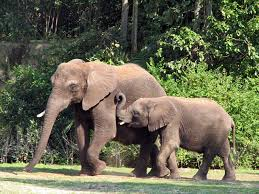
#> input picture 01_sandbox/elephant.jpg, 259 x 194 px
$ python affine_trainnig.py
#> lines starting #> are read from the running program, lines starting #| are printed output that depends on the picture
import cv2
import numpy as np

img = cv2.imread('elephant.jpg')
#> img is the input picture: shape (194, 259, 3); mean B, G, R 82.2, 104.2, 103.8
h, w = img.shape[:2]
#> h = 194; w = 259

M_rotate1 = cv2.getRotationMatrix2D((w//2, h//2), 150, 0.5)
M_rotate2 = cv2.getRotationMatrix2D((int(w *0.75), int(h *0.75)), -80, 2)
result1 = cv2.warpAffine(img, M_rotate1, (w, h))
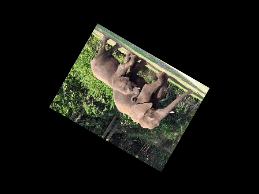
#> result1: shape (194, 259, 3); mean B, G, R 20.6, 26.1, 26
result2 = cv2.warpAffine(img, M_rotate2, (w*2, h*2))
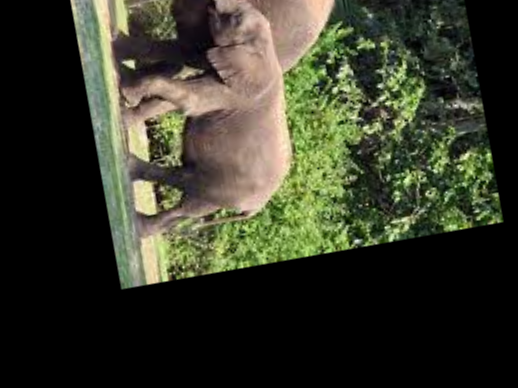
#> result2: shape (388, 518, 3); mean B, G, R 41.3, 56.7, 54.8
# наклон
# 1
pts1 = np.float32([[0, 0], [w-1, 0], [0, h-1]])
#> pts1 = [[0, 0], [258, 0], [0, 193]]
# 2
pts2 = np.float32([[0, 0], [w-1, 30], [50, h-1]])
#> pts2 = [[0, 0], [258, 30], [50, 193]]
# 3
pts3 = np.float32([[20, 30], [w-20, 50], [5, h-40]])
#> pts3 = [[20, 30], [239, 50], [5, 154]]
# 4
pts4 = np.float32([[20, 30], [w-5, 15], [2, h-9]])
M3 = cv2.getAffineTransform(pts1, pts2)
M4 = cv2.getAffineTransform(pts3, pts4)
result3 = cv2.warpAffine(img, M3, (w, h))
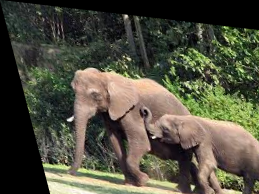
#> result3: shape (194, 259, 3); mean B, G, R 64.3, 79.8, 81.1
result4 = cv2.warpAffine(img, M4, (w*2, h*2))
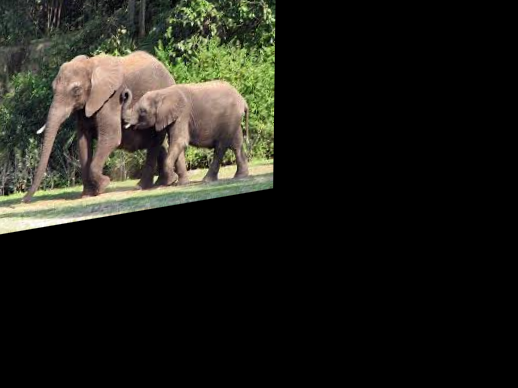
#> result4: shape (388, 518, 3); mean B, G, R 25, 31.6, 31.8
cv2.imshow('img', img)
# cv2.imshow('result1', result1)
# cv2.imshow('result2', result2)
cv2.imshow('result3', result3)
cv2.imshow('result4', result4)
cv2.waitKey(0)
cv2.destroyAllWindows()

$ run again, with 01_sandbox/apple_green.jpg copied over 01_sandbox/elephant.jpg
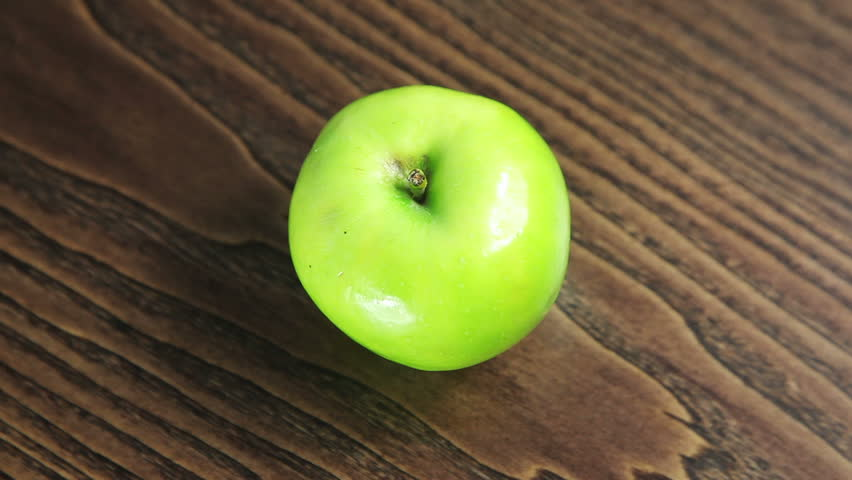
#> input picture 01_sandbox/apple_green.jpg, 852 x 480 px
#> img is the input picture: shape (480, 852, 3); mean B, G, R 58.5, 96.3, 105.3
#> `result2 = cv2.warpAffine(img, M_rotate2, (w*2, h*2))`:
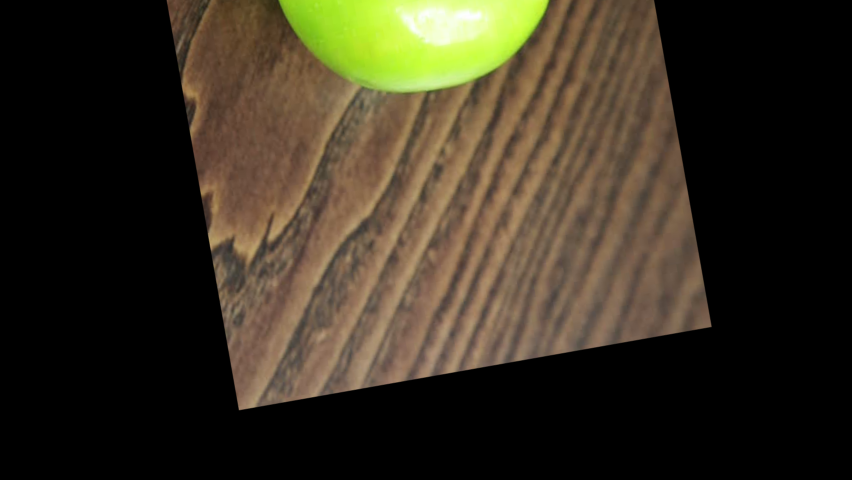
#> result2: shape (960, 1704, 3) (shown at 1/2 size); mean B, G, R 32.6, 48, 55.5
#> `result4 = cv2.warpAffine(img, M4, (w*2, h*2))`:
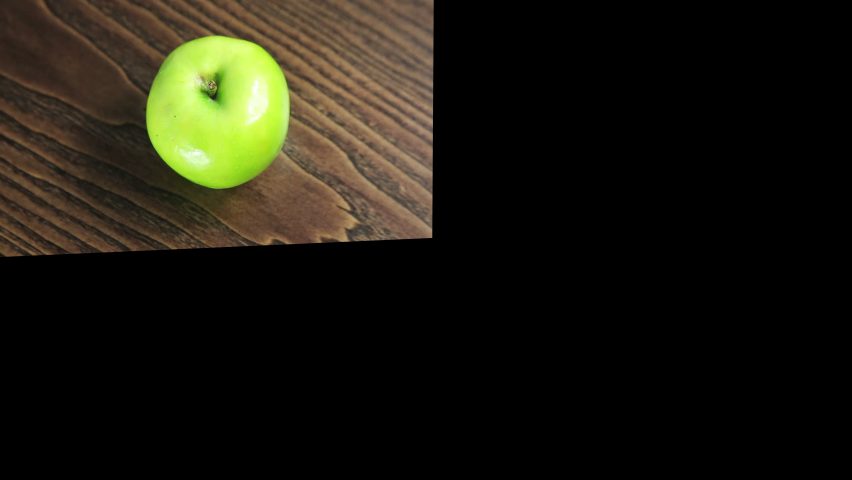
#> result4: shape (960, 1704, 3) (shown at 1/2 size); mean B, G, R 15.3, 25.5, 27.7
